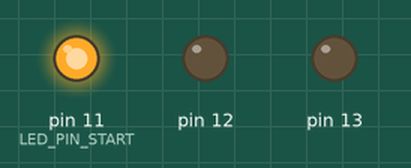
Simulated run of this sketch. Board: Arduino Uno, built with avr-gcc and run on an emulated ATmega328P. Parts: output pins drawn as LEDs (lit = HIGH).

Above: at 0.15 s.
At 1.35 s:
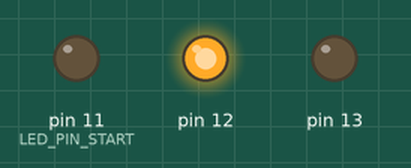
At 2.55 s:
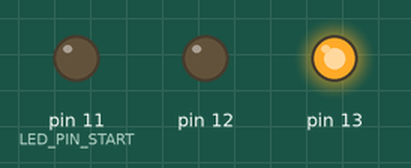
Timing chart, 0 to 3.0 s (numbered marks = the images above):
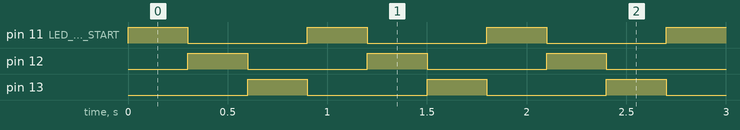

The sketch:

3_led_cycle.ino
```cpp
//Pin declarations
int LED_PIN_START = 11;
int LED_PIN_NUM = 3;

void setup() {

  //Initializes all LED Pins for output
  for (int i = LED_PIN_START; i < LED_PIN_START + LED_PIN_NUM; i++){
    pinMode(i, OUTPUT);
  }

  Serial.begin(9600);

}

void loop() {

  while (true){

    int i = LED_PIN_START;

    while (true){
      digitalWrite(i, HIGH);

      if (i == LED_PIN_START){
        digitalWrite(LED_PIN_START + LED_PIN_NUM - 1, LOW);
      } else {
        digitalWrite(i - 1, LOW);
      }

      i += 1;

      if (i == LED_PIN_START + LED_PIN_NUM){
        i = LED_PIN_START;
      }

      delay(300);
    }

  }

}
```

Measured:
- by itself, pin 11 (LED_PIN_START), pin 12, pin 13: alternates HIGH for 0.30 s and LOW for 0.60 s
- by itself, everything shown: repeats every 0.90 s, in 3 steps
